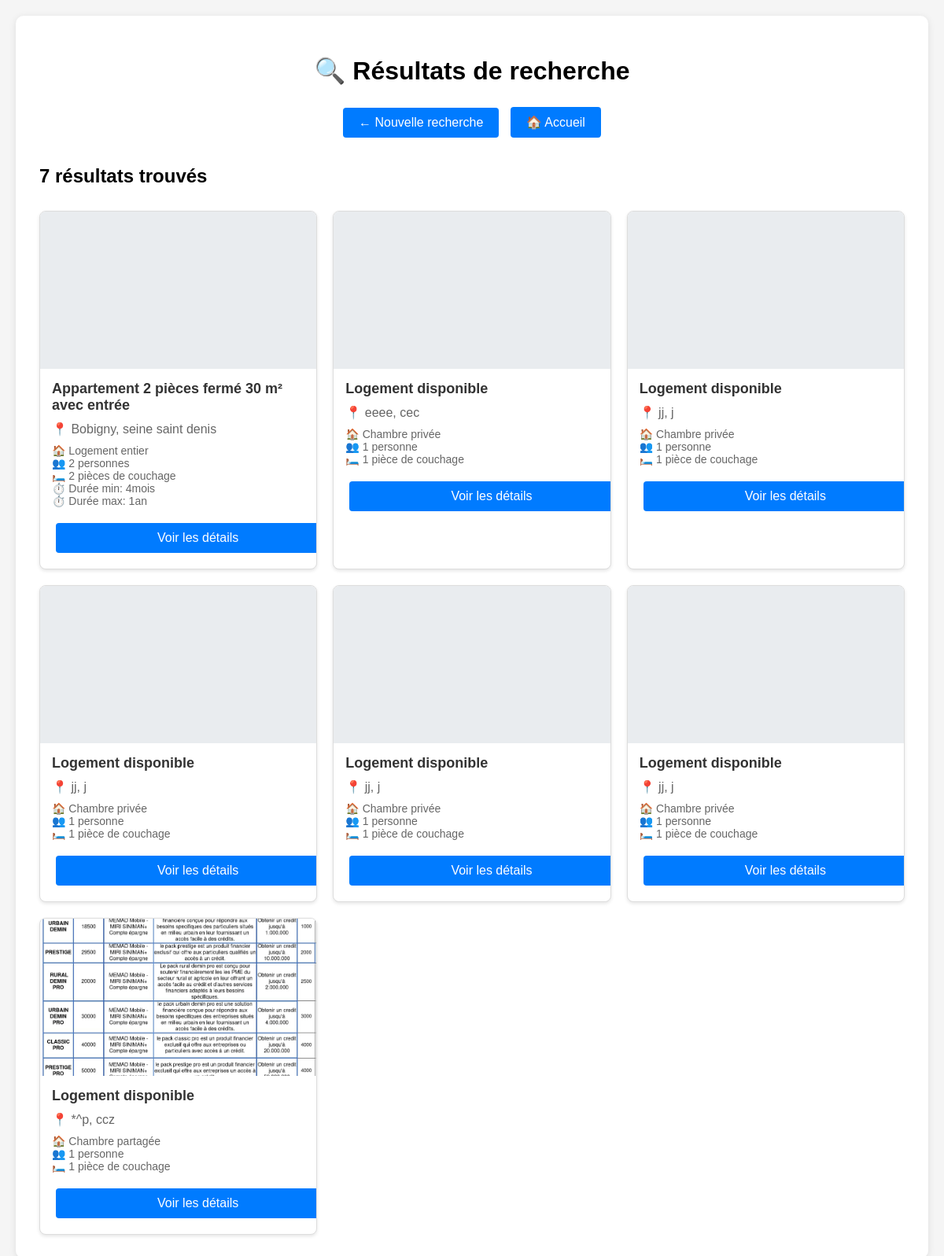
The app's page /conciergerie/search_conciergerie with its own data.
### annonce/models.py (models this page shows)
class Annonce(models.Model):
    user = models.ForeignKey(
        settings.AUTH_USER_MODEL,
        null=True,
        on_delete=models.CASCADE,
        unique=False
    )
    class TypeHebergement(models.TextChoices):
        Appartemment = 'APPT', _('Appartemment')
        Maison = 'MAIS', _('Maison')
        Studio = 'STUD', _('Studio')
        Autre = 'OTHR', _('Autre')
    hebergement_choice = models.CharField(
        max_length=4,
        choices=TypeHebergement.choices,
        default=TypeHebergement.Appartemment,
        verbose_name="Type d'hébergement"
    )
    class TypeLocation(models.TextChoices):
        logement_entier = 'ENTR', _('Logement entier')
        chambre_privee = 'PRIV', _('Chambre privée')
        chambre_partagee = 'PART', _('Chambre partagée')
    type_location_choices = models.CharField(
        max_length=4,
        choices=TypeLocation.choices,
        default=TypeLocation.logement_entier,
        verbose_name="Location partielle ou totale"
    )
    categorie_logement = models.CharField(max_length=50, blank=True)
    titre_logement = models.CharField(max_length=50, blank=True)
    description = models.TextField(blank=True)
    nombre_personne = IntegerField(
        default=1,
        validators=[
            MaxValueValidator(20),
            MinValueValidator(1)
        ],
        blank=True
    )
    pieces_couchage = IntegerField(
        default=1,
        validators=[
            MaxValueValidator(10),
            MinValueValidator(1)
        ],
        blank=True
    )
    equipements = models.ManyToManyField(Equipements, blank=True)
    services = models.ManyToManyField(Services, blank=True)
    categorie_service = models.ManyToManyField(CategorieService, blank=True)
    charges = models.ManyToManyField(Charges, blank=True)
    dureeLocationMini = models.CharField(blank=True,null=True, max_length=50)
    dureeLocationMaxi = models.CharField(blank=True,null=True, max_length=50)
    loyer_tc = models.FloatField(max_length=50, blank=True, null=True)
    charges_loyer = models.FloatField(max_length=50, blank=True, null=True)
    reservation = models.OneToOneField(
        settings.AUTH_USER_MODEL,
        null=True,
        on_delete=models.CASCADE,
        unique=False,
        related_name = 'user_reserved'
    )
    reserved = models.BooleanField(default=False)
    address = models.OneToOneField(
        AdressAnnonce,
        on_delete=models.CASCADE,
        null=True,
    )

class AdressAnnonce(models.Model):
    rue = models.CharField(blank=True, max_length=20)
    voie = models.CharField(blank=True, max_length=35)
    ville = models.CharField(blank=True, max_length=20)
    region = models.CharField(blank=True, max_length=20)
    zipCode = models.CharField(blank=True, max_length=5)
    pays = models.CharField(blank=True, max_length=20)

class ImageLogement(models.Model):
    annonce = models.ForeignKey(Annonce, on_delete=models.CASCADE)
    images = models.FileField(upload_to='images/')

### conciergerie/views.py (the view)
# urls.py: path('conciergerie/search_conciergerie' ,views.search_conciergerie, name='search_conciergerie'),
def search_conciergerie(request):
    myFilter = Annonce.objects.all()
    image = ImageLogement.objects.all()
    query_ville = request.GET.get('query_ville')
    query_location = request.GET.get('query_location')
    query_locataires = request.GET.get('query_locataires')
    query_place = request.GET.get('query_place')
    if query_ville != '' and query_ville is not None:
        myFilter = myFilter.filter(address__ville__icontains=query_ville, pieces_couchage=query_place)
    if query_locataires != '' and query_locataires is not None:
        myFilter = myFilter.filter(nombre_personne=query_locataires, pieces_couchage=query_place)
    if query_location != '' and query_location is not None:
        myFilter = myFilter.filter(dureeLocationMaxi=query_location, pieces_couchage=query_place)
    if query_ville != '' and query_ville is not None and query_locataires != '' and query_locataires is not None:
        myFilter = myFilter.filter(address__ville__icontains=query_ville, nombre_personne=query_locataires,
                                   pieces_couchage=query_place)
    if query_ville != '' and query_ville is not None and query_locataires != '' and query_locataires is not None and \
            query_location != '' and query_location is not None:
        myFilter = myFilter.filter(address__ville__icontains=query_ville, nombre_personne=query_locataires,
                                   dureeLocationMaxi=query_location, pieces_couchage=query_place)
    context = {'image': image, 'annonces': myFilter}
    return render(request, 'conciergerie/search_conciergerie.html', context)

### templates/conciergerie/search_conciergerie.html (shortened to what this page needs)
<!DOCTYPE html>
<html lang="fr">
<head>
</head>
<body>
    <div class="container">
        <div class="header">
            <h1>🔍 Résultats de recherche</h1>
            <div>
                <a href="/conciergerie/" class="btn">← Nouvelle recherche</a>
                <a href="/" class="btn">🏠 Accueil</a>
            </div>
        </div>
        {% if annonces %}
        <div>
            <h2>{{ annonces|length }} résultat{{ annonces|length|pluralize }} trouvé{{ annonces|length|pluralize }}</h2>
        </div>
        <div class="annonces-grid">
            {% for ann in annonces %}
            <div class="annonce-card">
                <div class="annonce-image">
                    {% for img in image %}
                        {% if img.annonce == ann %}
                            <img src="{{ img.images.url }}" alt="Photo du logement">
                        {% endif %}
                    {% empty %}
                        📷 Aucune image
                    {% endfor %}
                </div>
                <div class="annonce-content">
                    <div class="annonce-title">
                        {{ ann.titre_logement|default:"Logement disponible" }}
                    </div>
                    {% if ann.address %}
                    <div class="annonce-location">
                        📍 {{ ann.address.ville }}, {{ ann.address.region }}
                    </div>
                    {% endif %}
                    <div class="annonce-details">
                        <div>🏠 {{ ann.get_type_location_choices_display }}</div>
                        <div>👥 {{ ann.nombre_personne }} personne{{ ann.nombre_personne|pluralize }}</div>
                        {% if ann.pieces_couchage %}
                        <div>🛏️ {{ ann.pieces_couchage }} pièce{{ ann.pieces_couchage|pluralize }} de couchage</div>
                        {% endif %}
                        {% if ann.dureeLocationMini %}
                        <div>⏱️ Durée min: {{ ann.dureeLocationMini }}</div>
                        {% endif %}
                        {% if ann.dureeLocationMaxi %}
                        <div>⏱️ Durée max: {{ ann.dureeLocationMaxi }}</div>
                        {% endif %}
                    </div>
                    <a href="/annonce/{{ ann.id }}/" class="btn" style="width: 100%; text-align: center;">
                        Voir les détails
                    </a>
                </div>
            </div>
            {% endfor %}
        </div>
        {% else %}
        <div class="no-results">
            <h3>😔 Aucun résultat trouvé</h3>
            <p>Essayez de modifier vos critères de recherche.</p>
            <a href="/conciergerie/" class="btn">🔍 Nouvelle recherche</a>
        </div>
        {% endif %}
    </div>
</body>
</html>

### templates/conciergerie/search_conciergerie.html (style rules this page uses)
body { font-family: Arial, sans-serif; margin: 0; padding: 20px; background-color: #f5f5f5; }
.container { max-width: 1200px; margin: 0 auto; background: white; padding: 30px; border-radius: 10px; box-shadow: 0 2px 10px rgba(0,0,0,0.1); }
.header { text-align: center; margin-bottom: 30px; }
.btn { background-color: #007bff; color: white; padding: 10px 20px; border: none; border-radius: 4px; cursor: pointer; text-decoration: none; display: inline-block; margin: 5px; }
.annonces-grid { display: grid; grid-template-columns: repeat(auto-fill, minmax(300px, 1fr)); gap: 20px; margin-top: 30px; }
.annonce-card { border: 1px solid #ddd; border-radius: 8px; overflow: hidden; background: white; box-shadow: 0 2px 4px rgba(0,0,0,0.1); transition: transform 0.2s; }
.annonce-image { width: 100%; height: 200px; background-color: #e9ecef; display: flex; align-items: center; justify-content: center; color: #6c757d; }
.annonce-image img { width: 100%; height: 100%; object-fit: cover; }
.annonce-content { padding: 15px; }
.annonce-title { font-size: 18px; font-weight: bold; color: #333; margin-bottom: 10px; }
.annonce-location { color: #666; margin-bottom: 10px; }
.annonce-details { font-size: 14px; color: #666; margin-bottom: 15px; }

### records on screen
Annonce: titre_logement "Appartement 2 pièces fermé 30 m² avec entrée", address.ville "Bobigny", address.region "seine saint denis", type_location_choices "Logement entier", nombre_personne "2", pieces_couchage "2", dureeLocationMini "4mois", dureeLocationMaxi "1an", {{ ann.id }} 1 (drawn)
Annonce: titre_logement "Logement disponible", address.ville "eeee", address.region "cec", type_location_choices "Chambre privée", nombre_personne "1", pieces_couchage "1"
Annonce: titre_logement "Logement disponible", address.ville "jj", address.region "j", type_location_choices "Chambre privée", nombre_personne "1", pieces_couchage "1"
Annonce: titre_logement "Logement disponible", address.ville "jj", address.region "j", type_location_choices "Chambre privée", nombre_personne "1", pieces_couchage "1"
Annonce: titre_logement "Logement disponible", address.ville "jj", address.region "j", type_location_choices "Chambre privée", nombre_personne "1", pieces_couchage "1"
Annonce: titre_logement "Logement disponible", address.ville "jj", address.region "j", type_location_choices "Chambre privée", nombre_personne "1", pieces_couchage "1"
Annonce: titre_logement "Logement disponible", address.ville "*^p", address.region "ccz", type_location_choices "Chambre partagée", nombre_personne "1", pieces_couchage "1"
ImageLogement: images (picture)

### other values on screen
{{ annonces|length }} "7"
